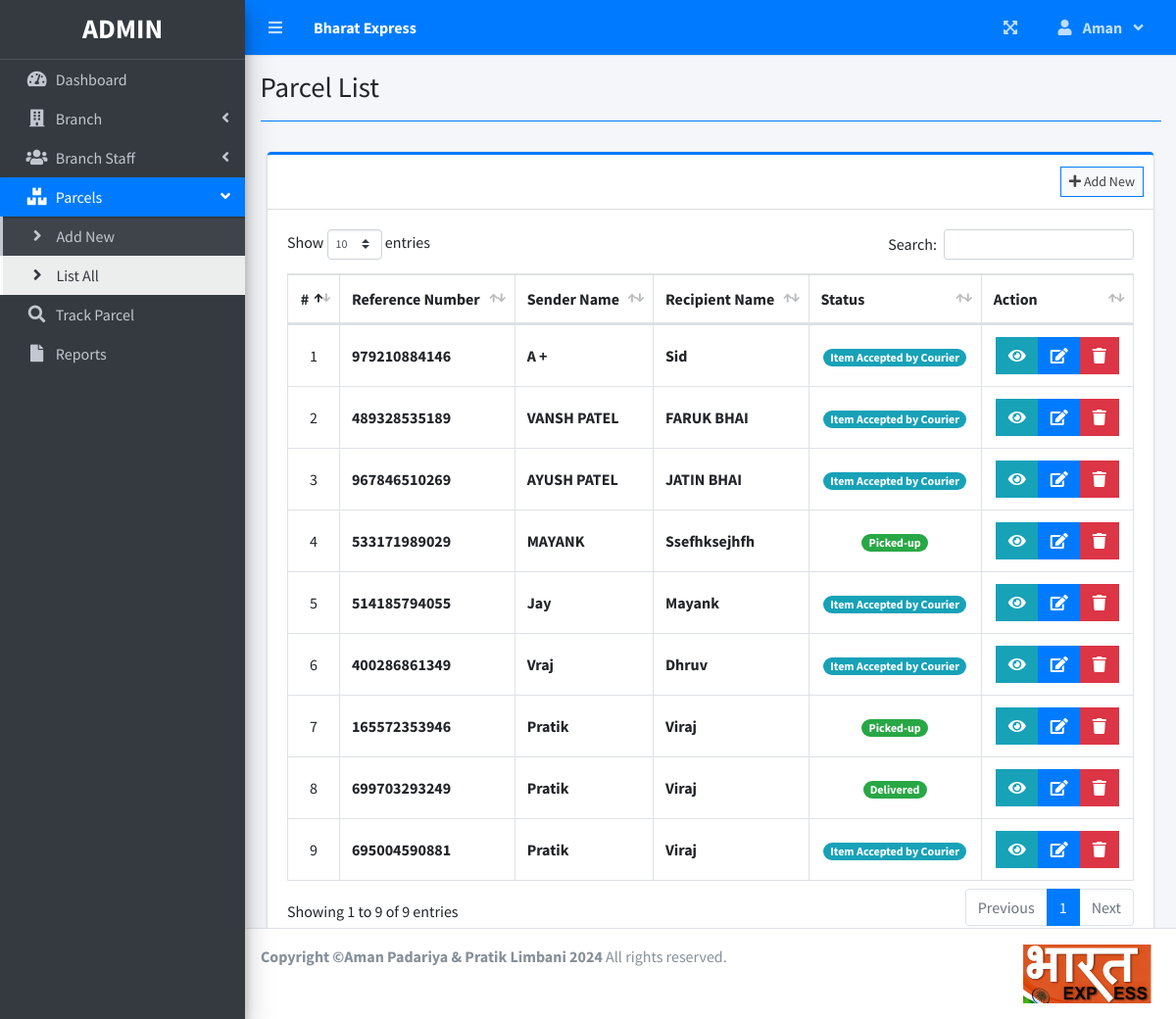
The page /index.php?page=parcel_list (signed in) on the database its author committed.
### tables this page shows
CREATE TABLE `parcels` (
  `id` int(30) NOT NULL,
  `reference_number` varchar(100) NOT NULL,
  `sender_name` text NOT NULL,
  `sender_address` text NOT NULL,
  `sender_contact` text NOT NULL,
  `recipient_name` text NOT NULL,
  `recipient_address` text NOT NULL,
  `recipient_contact` text NOT NULL,
  `type` int(1) NOT NULL COMMENT '1 = Deliver, 2=Pickup',
  `from_branch_id` varchar(30) NOT NULL,
  `to_branch_id` varchar(30) NOT NULL,
  `weight` varchar(100) NOT NULL,
  `height` varchar(100) NOT NULL,
  `width` varchar(100) NOT NULL,
  `length` varchar(100) NOT NULL,
  `price` float NOT NULL,
  `status` int(2) NOT NULL DEFAULT 0,
  `date_created` datetime NOT NULL DEFAULT current_timestamp()
);

### parcel_list.php (the view, shortened to what this page needs)
<?php include'db_connect.php' ?>
<div class="col-lg-12">
	<div class="card card-outline card-primary">
		<div class="card-header">
			<div class="card-tools">
				<a class="btn btn-block btn-sm btn-default btn-flat border-primary " href="./index.php?page=new_parcel"><i class="fa fa-plus"></i> Add New</a>
			</div>
		</div>
		<div class="card-body">
			<table class="table tabe-hover table-bordered" id="list">
				<!-- <colgroup>
					<col width="5%">
					<col width="15%">
					<col width="25%">
					<col width="25%">
					<col width="15%">
				</colgroup> -->
				<thead>
					<tr>
						<th class="text-center">#</th>
						<th>Reference Number</th>
						<th>Sender Name</th>
						<th>Recipient Name</th>
						<th>Status</th>
						<th>Action</th>
					</tr>
				</thead>
				<tbody>
					<?php
					$i = 1;
					$where = "";
					$qry = $conn->query("SELECT * from parcels $where order by  unix_timestamp(date_created) desc ");
					while($row= $qry->fetch_assoc()):
					?>
					<tr>
						<td class="text-center"><?php echo $i++ ?></td>
						<td><b><?php echo ($row['reference_number']) ?></b></td>
						<td><b><?php echo ucwords($row['sender_name']) ?></b></td>
						<td><b><?php echo ucwords($row['recipient_name']) ?></b></td>
						<td class="text-center">
							<?php
							switch ($row['status']) {
								case '7':
									echo "<span class='badge badge-pill badge-success'>Delivered</span>";
									break;
								case '8':
									echo "<span class='badge badge-pill badge-success'> Picked-up</span>";
									break;
								default:
									echo "<span class='badge badge-pill badge-info'> Item Accepted by Courier</span>";
									break;
							}
							?>
						</td>
						<td class="text-center">
		                    <div class="btn-group">
		                    	<button type="button" class="btn btn-info btn-flat view_parcel" data-id="<?php echo $row['id'] ?>">
		                          <i class="fas fa-eye"></i>
		                        </button>
		                        <a href="index.php?page=edit_parcel&id=<?php echo $row['id'] ?>" class="btn btn-primary btn-flat ">
		                          <i class="fas fa-edit"></i>
		                        </a>
		                        <button type="button" class="btn btn-danger btn-flat delete_parcel" data-id="<?php echo $row['id'] ?>">
		                          <i class="fas fa-trash"></i>
		                        </button>
	                      </div>
						</td>
					</tr>
				<?php endwhile; ?>
				</tbody>
			</table>
		</div>
	</div>
</div>

### parcel_list.php (style rules this page uses)
table td { vertical-align: middle !important; }

### rows shown on the page
parcels: reference_number "979210884146", sender_name "A +", recipient_name "Sid", status "Item Accepted by Courier"
parcels: reference_number "489328535189", sender_name "VANSH PATEL", recipient_name "FARUK BHAI", status "Item Accepted by Courier"
parcels: reference_number "967846510269", sender_name "AYUSH PATEL", recipient_name "JATIN BHAI", status "Item Accepted by Courier"
parcels: reference_number "533171989029", sender_name "MAYANK", recipient_name "Ssefhksejhfh", status "Picked-up"
parcels: reference_number "514185794055", sender_name "Jay", recipient_name "Mayank", status "Item Accepted by Courier"
parcels: reference_number "400286861349", sender_name "Vraj", recipient_name "Dhruv", status "Item Accepted by Courier"
parcels: reference_number "165572353946", sender_name "Pratik", recipient_name "Viraj", status "Picked-up"
parcels: reference_number "699703293249", sender_name "Pratik", recipient_name "Viraj", status "Delivered"
parcels: reference_number "695004590881", sender_name "Pratik", recipient_name "Viraj", status "Item Accepted by Courier"

### other values the page prints
$_SESSION['system']['name'] "Bharat Express"
$_SESSION['login_firstname'] "Aman"
$title "Parcel List"
